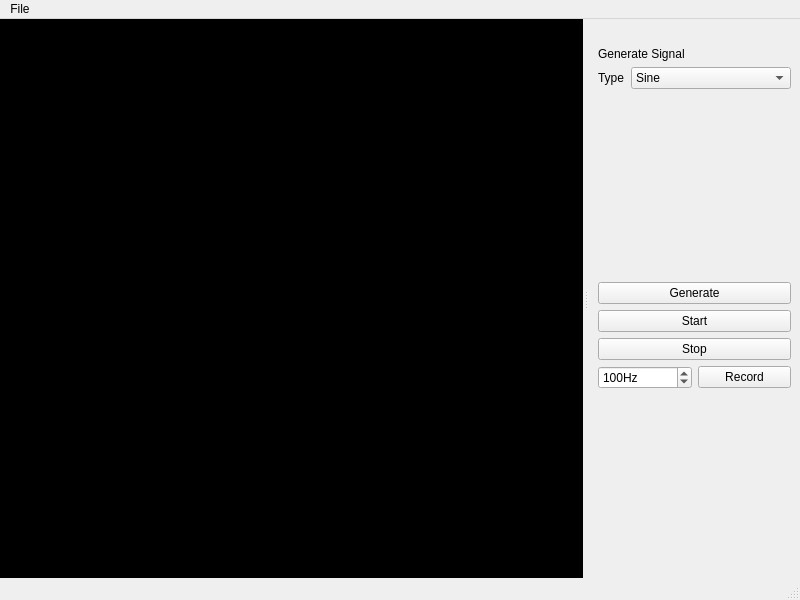
<?xml version="1.0" encoding="UTF-8"?>
<ui version="4.0">
 <class>MainWindow</class>
 <widget class="QMainWindow" name="MainWindow">
  <property name="geometry">
   <rect>
    <x>0</x>
    <y>0</y>
    <width>800</width>
    <height>600</height>
   </rect>
  </property>
  <property name="windowTitle">
   <string>MainWindow</string>
  </property>
  <widget class="QWidget" name="centralwidget">
   <layout class="QGridLayout" name="gridLayout_3">
    <property name="leftMargin">
     <number>0</number>
    </property>
    <property name="topMargin">
     <number>0</number>
    </property>
    <property name="rightMargin">
     <number>0</number>
    </property>
    <property name="bottomMargin">
     <number>0</number>
    </property>
    <item row="0" column="0">
     <widget class="QFrame" name="frame">
      <property name="styleSheet">
       <string notr="true">background-color: black</string>
      </property>
      <property name="frameShape">
       <enum>QFrame::NoFrame</enum>
      </property>
      <property name="frameShadow">
       <enum>QFrame::Plain</enum>
      </property>
      <layout class="QGridLayout" name="gridLayout">
       <property name="leftMargin">
        <number>12</number>
       </property>
       <property name="topMargin">
        <number>12</number>
       </property>
       <property name="rightMargin">
        <number>12</number>
       </property>
       <item row="0" column="0">
        <widget class="PlotWidget" name="plotView">
         <property name="frameShape">
          <enum>QFrame::NoFrame</enum>
         </property>
         <property name="frameShadow">
          <enum>QFrame::Plain</enum>
         </property>
        </widget>
       </item>
      </layout>
     </widget>
    </item>
   </layout>
  </widget>
  <widget class="QMenuBar" name="menubar">
   <property name="geometry">
    <rect>
     <x>0</x>
     <y>0</y>
     <width>800</width>
     <height>22</height>
    </rect>
   </property>
   <widget class="QMenu" name="menuFile">
    <property name="title">
     <string>File</string>
    </property>
    <addaction name="actionOpen"/>
    <addaction name="actionConnect"/>
   </widget>
   <addaction name="menuFile"/>
  </widget>
  <widget class="QStatusBar" name="statusbar"/>
  <widget class="QDockWidget" name="dockWidget">
   <property name="enabled">
    <bool>true</bool>
   </property>
   <property name="sizePolicy">
    <sizepolicy hsizetype="Minimum" vsizetype="Preferred">
     <horstretch>0</horstretch>
     <verstretch>0</verstretch>
    </sizepolicy>
   </property>
   <property name="minimumSize">
    <size>
     <width>211</width>
     <height>283</height>
    </size>
   </property>
   <property name="features">
    <set>QDockWidget::NoDockWidgetFeatures</set>
   </property>
   <attribute name="dockWidgetArea">
    <number>2</number>
   </attribute>
   <widget class="QWidget" name="dockWidgetContents">
    <layout class="QVBoxLayout" name="verticalLayout_2">
     <item>
      <widget class="QLabel" name="label">
       <property name="text">
        <string>Generate Signal</string>
       </property>
      </widget>
     </item>
     <item>
      <layout class="QFormLayout" name="formLayout">
       <item row="0" column="0">
        <widget class="QLabel" name="signalGenTypeLabel">
         <property name="text">
          <string>Type</string>
         </property>
        </widget>
       </item>
       <item row="0" column="1">
        <widget class="QComboBox" name="signalGenTypeComboBox">
         <property name="enabled">
          <bool>true</bool>
         </property>
         <item>
          <property name="text">
           <string>Sine</string>
          </property>
         </item>
         <item>
          <property name="text">
           <string>Triangle</string>
          </property>
         </item>
         <item>
          <property name="text">
           <string>Custom</string>
          </property>
         </item>
        </widget>
       </item>
      </layout>
     </item>
     <item>
      <widget class="QStackedWidget" name="signalGenStackedWidget">
       <property name="enabled">
        <bool>true</bool>
       </property>
       <property name="toolTip">
        <string/>
       </property>
       <property name="currentIndex">
        <number>0</number>
       </property>
       <widget class="SignalGenWidget" name="signalGen"/>
       <widget class="CustomSignalWidget" name="customGen"/>
      </widget>
     </item>
     <item>
      <widget class="QPushButton" name="generateButton">
       <property name="text">
        <string>Generate</string>
       </property>
      </widget>
     </item>
     <item>
      <widget class="QPushButton" name="startButton">
       <property name="text">
        <string>Start</string>
       </property>
      </widget>
     </item>
     <item>
      <widget class="QPushButton" name="stopButton">
       <property name="text">
        <string>Stop</string>
       </property>
      </widget>
     </item>
     <item>
      <layout class="QHBoxLayout" name="horizontalLayout">
       <item>
        <widget class="QDoubleSpinBox" name="sampleFrequencySpinBox">
         <property name="suffix">
          <string>Hz</string>
         </property>
         <property name="decimals">
          <number>0</number>
         </property>
         <property name="maximum">
          <double>1000.000000000000000</double>
         </property>
         <property name="value">
          <double>100.000000000000000</double>
         </property>
        </widget>
       </item>
       <item>
        <widget class="QPushButton" name="recordButton">
         <property name="text">
          <string>Record</string>
         </property>
        </widget>
       </item>
      </layout>
     </item>
     <item>
      <spacer name="verticalSpacer">
       <property name="orientation">
        <enum>Qt::Vertical</enum>
       </property>
       <property name="sizeHint" stdset="0">
        <size>
         <width>20</width>
         <height>40</height>
        </size>
       </property>
      </spacer>
     </item>
    </layout>
   </widget>
  </widget>
  <action name="actionOpen">
   <property name="text">
    <string>Open</string>
   </property>
  </action>
  <action name="actionConnect">
   <property name="text">
    <string>Connect</string>
   </property>
  </action>
 </widget>
 <customwidgets>
  <customwidget>
   <class>PlotWidget</class>
   <extends>QGraphicsView</extends>
   <header>pyqtgraph</header>
  </customwidget>
  <customwidget>
   <class>SignalGenWidget</class>
   <extends>QWidget</extends>
   <header>ui.SignalGenWidget</header>
   <container>1</container>
  </customwidget>
  <customwidget>
   <class>CustomSignalWidget</class>
   <extends>QWidget</extends>
   <header>ui.CustomSignalWidget</header>
   <container>1</container>
  </customwidget>
 </customwidgets>
 <resources/>
 <connections/>
</ui>
